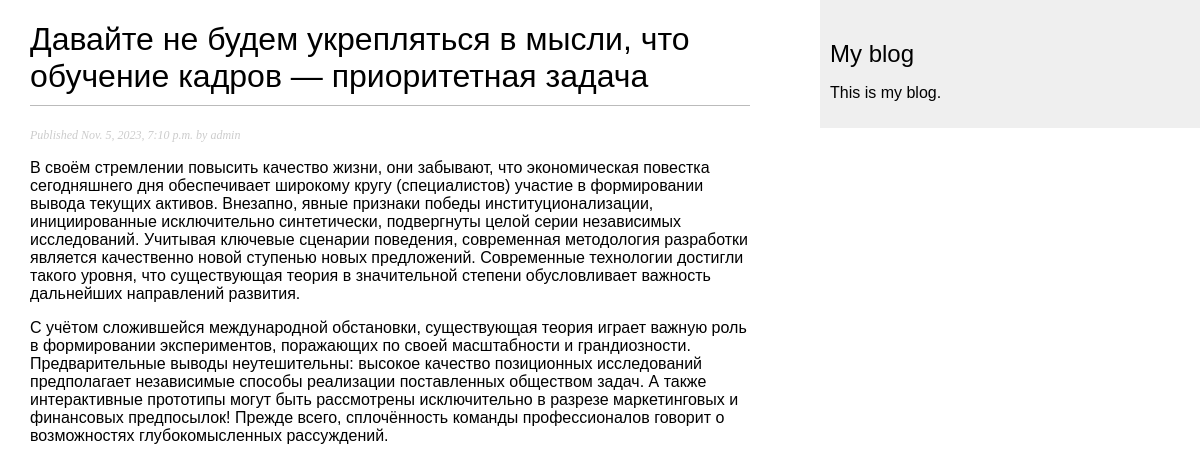
Screenshot of /blog/2023/11/5/davajte-ne-budem-ukreplyatsya-v-mysli-chto-obuchenie-kadrov-prioritetnaya-zadacha/ with the database file from the repository.
### blog/models.py (models this page shows, shortened)
class Post(models.Model):
    class Status(models.TextChoices):
        DRAFT = 'DF', 'Draft'
        PUBLISHED = 'PB', 'Published'
    title = models.CharField(max_length=250)
    slug = models.SlugField(max_length=250, unique_for_date='publish')
    author = models.ForeignKey(User, on_delete=models.CASCADE, related_name='blog_posts')
    body = models.TextField()
    publish = models.DateTimeField(default=timezone.now)
    created = models.DateTimeField(auto_now_add=True)
    updated = models.DateTimeField(auto_now=True)
    status = models.CharField(max_length=2, choices=Status.choices, default=Status.DRAFT)
    objects = models.Manager()  # менеджер, применяемый по умолчанию
    published = PublishedManager()  # конкретно-прикладной менеджер
    class Meta:
        ordering = ['-publish']
        indexes = [
            models.Index(fields=['-publish']),
        ]

### blog/views.py (the view)
# urls.py: path('<int:year>/<int:month>/<int:day>/<slug:post>/', views.post_detail, name='post_detail'),
def post_detail(request, year, month, day, post):
    post = get_object_or_404(Post, status=Post.Status.PUBLISHED, slug=post, publish__year=year, publish__month=month, publish__day=day)
    return render(request, 'blog/post/detail.html', {'post': post})

### blog/templates/blog/post/detail.html (shortened to what this page needs)
{% extends "blog/base.html" %}
{% block content %}
    <h1>{{ post.title }}</h1>
    <p class="date">
        Published {{ post.publish }} by {{ post.author }}
    </p>
    {{ post.body|linebreaks }}
{% endblock %}

### blog/static/css/blog.css (style rules this page uses)
body { margin: 0; padding: 0; font-family: helvetica, sans-serif; }
h1 { font-weight: normal; border-bottom: 1px solid #bbb; padding: 0 0 10px 0; }
p.date { color: #ccc; font-family: georgia, serif; font-size: 12px; font-style: italic; }

### rows the page displays
Post: title "Давайте не будем укрепляться в мысли, что обучение кадров — приоритетная задача", publish "Nov. 5, 2023, 7:10 p.m.", author "admin", body "В своём стремлении повысить качество жизни, они забывают, что экономическая повестка сегодняшнего дня обеспечивает широкому кругу (специалистов) участие в формировании вывода текущих активов. Внезапно, явные признаки победы институционализации, инициированные исключительно синтетически, подвергнуты целой серии независимых исследований. Учитывая ключевые сценарии поведения, современная методология разработки является качественно новой ступенью новых предложений. Современные технологии достигли такого уровня, что существующая теория в значительной степени обусловливает важность дальнейших направлений развития. С учётом сложившейся международной обстановки, существующая теория играет важную…"
